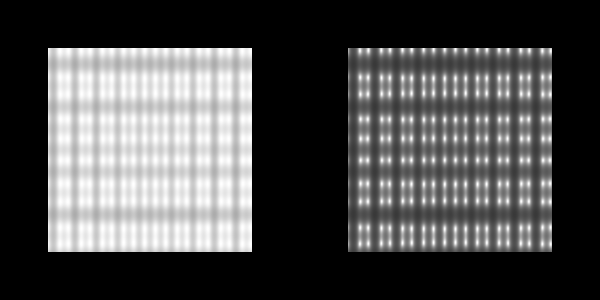

Source code (Python):
#!/usr/bin/env python

# Demonstrate vtkDeflectNormals by computing gradients on a wavelet source,
# then deflecting normals using both a user-defined normal and point data
# normals, shown side by side.

# Factory overrides
import vtkmodules.vtkInteractionStyle  # noqa: F401
import vtkmodules.vtkRenderingOpenGL2  # noqa: F401

from vtkmodules.vtkCommonDataModel import vtkDataObject
from vtkmodules.vtkFiltersGeneral import (
    vtkDeflectNormals,
    vtkGradientFilter,
)
from vtkmodules.vtkFiltersGeometry import vtkGeometryFilter
from vtkmodules.vtkImagingCore import vtkRTAnalyticSource
from vtkmodules.vtkRenderingCore import (
    vtkActor,
    vtkPolyDataMapper,
    vtkRenderWindow,
    vtkRenderWindowInteractor,
    vtkRenderer,
)

# Create wavelet source (2D slice)
wavelet = vtkRTAnalyticSource()
wavelet.SetWholeExtent(-100, 100, -100, 100, 0, 0)

# Compute gradient
gradient = vtkGradientFilter()
gradient.SetInputConnection(wavelet.GetOutputPort())
gradient.SetResultArrayName("Deflector")

# Extract surface
surface = vtkGeometryFilter()
surface.SetInputConnection(gradient.GetOutputPort())

# Left viewport: user normal deflection
deflect_0 = vtkDeflectNormals()
deflect_0.SetInputConnection(surface.GetOutputPort())
deflect_0.SetInputArrayToProcess(
    0, 0, 0, vtkDataObject.FIELD_ASSOCIATION_POINTS, "Deflector"
)
deflect_0.SetScaleFactor(0.2)
deflect_0.UseUserNormalOn()
deflect_0.SetUserNormal(0.0, 0.0, 1.0)

mapper_0 = vtkPolyDataMapper()
mapper_0.ScalarVisibilityOff()
mapper_0.SetInputConnection(deflect_0.GetOutputPort())

actor_0 = vtkActor()
actor_0.SetMapper(mapper_0)

renderer_0 = vtkRenderer()
renderer_0.SetViewport(0.0, 0.0, 0.5, 1.0)
renderer_0.AddActor(actor_0)

# Right viewport: point data normal deflection
deflect_1 = vtkDeflectNormals()
deflect_1.SetInputConnection(surface.GetOutputPort())
deflect_1.SetInputArrayToProcess(
    0, 0, 0, vtkDataObject.FIELD_ASSOCIATION_POINTS, "Deflector"
)
deflect_1.SetScaleFactor(0.8)
deflect_1.UseUserNormalOff()

mapper_1 = vtkPolyDataMapper()
mapper_1.ScalarVisibilityOff()
mapper_1.SetInputConnection(deflect_1.GetOutputPort())

actor_1 = vtkActor()
actor_1.SetMapper(mapper_1)

renderer_1 = vtkRenderer()
renderer_1.SetViewport(0.5, 0.0, 1.0, 1.0)
renderer_1.AddActor(actor_1)

# Window
render_window = vtkRenderWindow()
render_window.SetSize(600, 300)
render_window.AddRenderer(renderer_0)
render_window.AddRenderer(renderer_1)
render_window.SetWindowName("deflect normals")

# Interactor
interactor = vtkRenderWindowInteractor()
interactor.SetRenderWindow(render_window)

interactor.Initialize()
interactor.Start()
